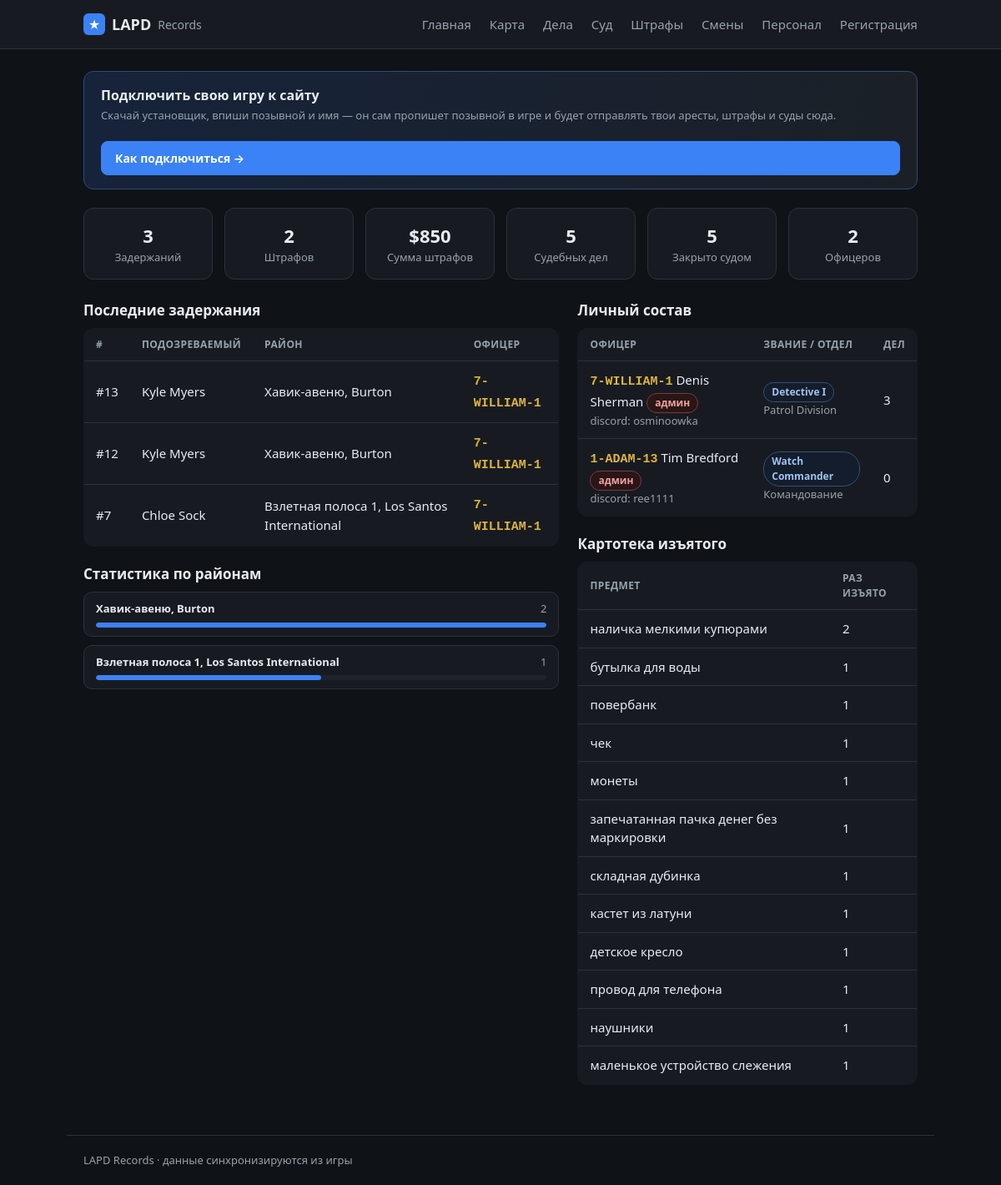
The page / on the database its author committed.
### tables this page shows
CREATE TABLE cases (
                id INTEGER PRIMARY KEY AUTOINCREMENT,
                officer_id INTEGER NOT NULL,
                suspect_name TEXT,
                wanted INTEGER DEFAULT 0,
                license_state TEXT,
                citations INTEGER DEFAULT 0,
                zone TEXT,
                postal TEXT,
                game_time TEXT,
                created_at TEXT NOT NULL,
                screenshot TEXT,
                status TEXT NOT NULL DEFAULT 'submitted',
                discord_sent INTEGER DEFAULT 0,
                vehicle_model TEXT, vehicle_plate TEXT, vehicle_color TEXT,
                charges TEXT, found_items TEXT, reason TEXT, notes TEXT,
                mugshot TEXT, fine INTEGER, bail INTEGER, jail_time TEXT,
                is_test INTEGER DEFAULT 0, external_id TEXT,
                FOREIGN KEY (officer_id) REFERENCES officers(id)
            );

CREATE TABLE officers (
                id INTEGER PRIMARY KEY AUTOINCREMENT,
                callsign TEXT UNIQUE NOT NULL,
                name TEXT
            , current_status TEXT, status_since TEXT, rank TEXT, department TEXT, discord TEXT, is_admin INTEGER);

### app/main.py (the view)
@app.route("/")
def index():
    cases_all = db.list_cases(500)
    zones = {}
    for c in cases_all:
        if not c.get("is_test") and c.get("zone"):
            zones[c["zone"]] = zones.get(c["zone"], 0) + 1
    top = sorted(zones.items(), key=lambda kv: -kv[1])[:10]
    mx = top[0][1] if top else 1
    districts = [{"zone": z, "count": n, "pct": round(n * 100 / mx)} for z, n in top]
    return render_template("index.html",
                           summary=db.summary_counts(),
                           cases=db.list_cases(limit=8),
                           officers=db.list_officers_with_stats(),
                           cit=db.citations_summary(),
                           court=db.court_summary(),
                           districts=districts,
                           evidence=db.evidence_catalog())

### app/db.py (called while the page is built)
def fmt_dt(iso):
    try:
        dt = datetime.datetime.fromisoformat(iso)
        return dt.strftime("%d.%m.%Y %H:%M")
    except Exception:
        return iso or "—"

@contextmanager
def get_conn():
    conn = sqlite3.connect(config.DB_PATH)
    conn.row_factory = sqlite3.Row
    try:
        yield conn
        conn.commit()
    finally:
        conn.close()

def _jsonlist(val):
    if not val:
        return []
    try:
        return json.loads(val)
    except Exception:
        return [x.strip() for x in str(val).split(",") if x.strip()]

def _parse_charge(s):
    import re as _re
    m = _re.match(r"^\s*(\S+)\s·\s(.+?)(?:\s\(([^)]+)\))?\s*$", s or "")
    if m:
        return {"code": m.group(1), "desc": m.group(2), "cls": m.group(3) or ""}
    return {"code": "", "desc": s or "", "cls": ""}

def list_cases(limit=100, officer_id=None, status=None):
    q = """SELECT cases.*, officers.callsign, officers.name AS officer_name
           FROM cases JOIN officers ON officers.id = cases.officer_id"""
    conds, params = [], []
    if officer_id:
        conds.append("cases.officer_id=?"); params.append(officer_id)
    if status:
        conds.append("cases.status=?"); params.append(status)
    if conds:
        q += " WHERE " + " AND ".join(conds)
    q += " ORDER BY cases.id DESC LIMIT ?"; params.append(limit)
    with get_conn() as c:
        return [_row_to_case(r) for r in c.execute(q, params).fetchall()]

def status_info(code):
    return DUTY_STATUS.get(code, {"ru": "Не на службе", "cls": "off"})

def _fix_rooms(s):
    return re.sub(r"(\d)([А-Я])", lambda m: m.group(1) + _CYR2LAT.get(m.group(2), m.group(2)), s)

def localize(text):
    if not text or not isinstance(text, str):
        return text
    out = text
    for en, ru in _PHRASES:
        out = out.replace(en, ru)
    return _fix_rooms(out)

def citations_summary(officer_id=None):
    with get_conn() as c:
        if officer_id:
            r = c.execute("SELECT COUNT(*), COALESCE(SUM(fine),0) FROM citations WHERE officer_id=?",
                          (officer_id,)).fetchone()
        else:
            r = c.execute("SELECT COUNT(*), COALESCE(SUM(fine),0) FROM citations").fetchone()
        return {"count": r[0], "total_fine": r[1]}

### app/main.py (called while the page is built)
@app.context_processor
def inject_globals():
    return {"community": config.COMMUNITY_NAME, "STATUS_RU": db.STATUS_RU,
            "static_export": os.environ.get("STATIC_EXPORT") == "1"}

### app/templates/index.html (shortened to what this page needs)
{% extends "base.html" %}
{% block content %}
<div class="dl-banner">
  <div>
    <div class="dl-title">Подключить свою игру к сайту</div>
    <div class="muted small">Скачай установщик, впиши позывной и имя — он сам пропишет позывной в игре
      и будет отправлять твои аресты, штрафы и суды сюда.</div>
  </div>
  <a class="btn primary" href="{{ url_for('register') }}">Как подключиться →</a>
</div>
<section class="stats stats-6">
  <div class="stat"><div class="num">{{ summary.total }}</div><div class="lbl">Задержаний</div></div>
  <div class="stat"><div class="num">{{ cit.count }}</div><div class="lbl">Штрафов</div></div>
  <div class="stat"><div class="num">${{ cit.total_fine }}</div><div class="lbl">Сумма штрафов</div></div>
  <div class="stat"><div class="num">{{ court.total }}</div><div class="lbl">Судебных дел</div></div>
  <div class="stat"><div class="num">{{ court.closed }}</div><div class="lbl">Закрыто судом</div></div>
  <div class="stat"><div class="num">{{ summary.officers }}</div><div class="lbl">Офицеров</div></div>
</section>
<div class="cols">
  <section class="col">
    <h2>Последние задержания</h2>
    {% if cases %}
      <table class="tbl">
        <thead><tr><th>#</th><th>Подозреваемый</th><th>Район</th><th>Офицер</th></tr></thead>
        <tbody>
        {% for c in cases %}
          <tr onclick="location='{{ url_for('case_view', cid=c.id) }}'">
            <td>#{{ c.id }}</td>
            <td>{{ c.suspect_name }}
              {% if c.wanted %}<span class="tag wanted">розыск</span>{% endif %}</td>
            <td>{{ c.zone or '—' }}</td>
            <td><span class="cs">{{ c.callsign }}</span></td>
          </tr>
        {% endfor %}
        </tbody>
      </table>
    {% else %}
      <p class="empty">Задержаний пока нет — появятся после игры.</p>
    {% endif %}
    <h2>Статистика по районам</h2>
    {% if districts %}
      <div class="districts">
        {% for d in districts %}
          <div class="district">
            <div class="d-head"><span class="d-name">{{ d.zone }}</span><span class="d-num">{{ d.count }}</span></div>
            <div class="d-bar"><div class="d-fill" style="width: {{ d.pct }}%"></div></div>
          </div>
        {% endfor %}
      </div>
    {% else %}
      <p class="empty">Данных по районам пока нет.</p>
    {% endif %}
  </section>
  <section class="col">
    <h2>Личный состав</h2>
    {% if officers %}
      <table class="tbl">
        <thead><tr><th>Офицер</th><th>Звание / отдел</th><th>Дел</th></tr></thead>
        <tbody>
        {% for o in officers %}
          <tr onclick="location='{{ url_for('officer_view', callsign=o.callsign) }}'">
            <td><span class="cs">{{ o.callsign }}</span> {{ o.name or '' }}
              {% if o.is_admin %}<span class="tag adm">админ</span>{% endif %}
              {% if o.discord %}<div class="muted small">discord: {{ o.discord }}</div>{% endif %}</td>
            <td>{% if o.rank %}<span class="tag rank">{{ o.rank }}</span>{% endif %}
              {% if o.department %}<div class="muted small">{{ o.department }}</div>{% endif %}</td>
            <td>{{ o.cases_count }}</td>
          </tr>
        {% endfor %}
        </tbody>
      </table>
    {% else %}
      <p class="empty">Офицеров пока нет.</p>
    {% endif %}
    {% if evidence %}
      <h2>Картотека изъятого</h2>
      <table class="tbl">
        <thead><tr><th>Предмет</th><th>Раз изъято</th></tr></thead>
        <tbody>
          {% for item, n in evidence[:12] %}
            <tr><td>{{ item }}</td><td>{{ n }}</td></tr>
          {% endfor %}
        </tbody>
      </table>
    {% endif %}
  </section>
</div>
{% endblock %}

### app/static/style.css (style rules this page uses)
:root { --bg:#0f1216; --surface:#171b21; --surface2:#1d232b; --border:#2a323c; --text:#e8ecf1; --muted:#98a1ac; --accent:#3b82f6; --accent2:#2563eb; --wanted:#e05252; --ok:#3fa66a; --gold:#e0b53f; }
* { box-sizing:border-box }
body { margin:0;background:var(--bg);color:var(--text); font-family:system-ui,-apple-system,"Segoe UI",Roboto,sans-serif;font-size:15px;line-height:1.5 }
a { color:inherit;text-decoration:none }
h2 { font-size:17px;margin:1.2em 0 .5em;color:var(--text) }
.stats { display:grid;grid-template-columns:repeat(4,1fr);gap:14px;margin-bottom:24px }
.stat { background:var(--surface);border:1px solid var(--border);border-radius:12px;padding:16px;text-align:center }
.stat .num { font-size:30px;font-weight:700 }
.stat .lbl { color:var(--muted);font-size:13px }
.cols { display:grid;grid-template-columns:1.4fr 1fr;gap:22px }
.col h2:first-child { margin-top:0 }
.tbl { width:100%;border-collapse:collapse;background:var(--surface);border:1px solid var(--border);border-radius:12px;overflow:hidden }
.tbl th { text-align:left;font-size:12px;text-transform:uppercase;letter-spacing:.4px;color:var(--muted); padding:10px 14px;border-bottom:1px solid var(--border) }
.tbl td { padding:11px 14px;border-bottom:1px solid var(--border) }
.tbl tbody tr { cursor:pointer;transition:background .12s }
.tbl tbody tr:last-child td { border-bottom:none }
.cs { font-family:ui-monospace,Consolas,monospace;color:var(--gold);font-weight:600 }
.muted { color:var(--muted) }
.small { font-size:13px }
.tag { display:inline-block;padding:2px 9px;border-radius:20px;font-size:12px;font-weight:600; background:var(--surface2);border:1px solid var(--border);color:var(--muted) }
.tag.rank { background:#141d2b;border-color:#31517a;color:#9fc3f0 }
.tag.adm { background:#2a1616;border-color:#7a3a3a;color:#f0a0a0 }
.btn { background:var(--surface2);color:var(--text);border:1px solid var(--border); padding:9px 16px;border-radius:8px;font-weight:600;cursor:pointer;font-size:14px }
.btn.primary { background:var(--accent);border-color:var(--accent);color:#fff;width:100% }
.stats-6 { grid-template-columns:repeat(6,1fr) }
.stats-6 .num,.stats-5 .num { font-size:22px }
.districts { display:flex;flex-direction:column;gap:10px }
.district { background:var(--surface);border:1px solid var(--border);border-radius:10px;padding:10px 14px }
.d-head { display:flex;justify-content:space-between;font-size:13px;margin-bottom:6px }
.d-name { font-weight:600 }
.d-num { color:var(--muted) }
.d-bar { height:6px;background:var(--surface2);border-radius:4px;overflow:hidden }
.d-fill { height:100%;background:var(--accent);border-radius:4px }
.dl-banner { display:flex;align-items:center;justify-content:space-between;gap:20px;flex-wrap:wrap; background:linear-gradient(90deg,#16233a,#1b2027);border:1px solid #2f4a75;border-radius:12px; padding:16px 20px;margin-bottom:22px }
.dl-title { font-weight:700;font-size:16px;margin-bottom:3px }
.dl-banner .btn { white-space:nowrap }

### rows shown on the page
cases: id "13", suspect_name "Kyle Myers", zone "Хавик-авеню, Burton", callsign "7-WILLIAM-1", count "2", {{ d.pct }} 100 (drawn)
cases: id "12", suspect_name "Kyle Myers", zone "Хавик-авеню, Burton", callsign "7-WILLIAM-1"
cases: id "7", suspect_name "Chloe Sock", zone "Взлетная полоса 1, Los Santos International", callsign "7-WILLIAM-1", count "1", {{ d.pct }} 50 (drawn)
officers: callsign "7-WILLIAM-1", name "Denis Sherman", is_admin "админ", discord "osminoowka", rank "Detective I", department "Patrol Division", cases_count "3"
officers: callsign "1-ADAM-13", name "Tim Bredford", is_admin "админ", discord "ree1111", rank "Watch Commander", department "Командование", cases_count "0"

### other values the page prints
{{ community }} "LAPD"
{{ summary.total }} "3"
{{ cit.count }} "2"
{{ cit.total_fine }} "850"
{{ court.total }} "5"
{{ court.closed }} "5"
{{ summary.officers }} "2"
{{ item }} "наличка мелкими купюрами" "бутылка для воды" "повербанк" "чек" "монеты" "запечатанная пачка денег без маркировки" "складная дубинка" "кастет из латуни" "детское кресло" "провод для телефона" "наушники" "маленькое устройство слежения"
{{ n }} "2" "1" "1" "1" "1" "1" "1" "1" "1" "1" "1" "1"
